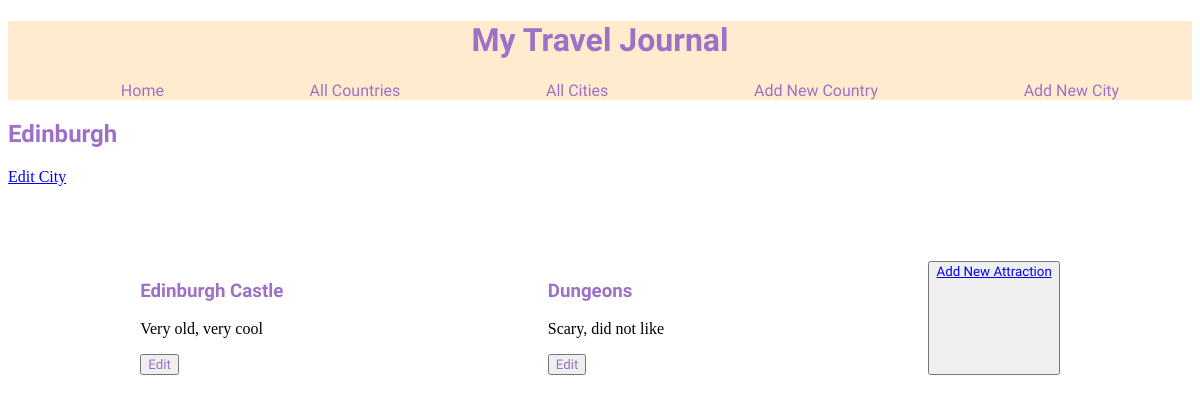
Before: /cities/2 with the older database file.
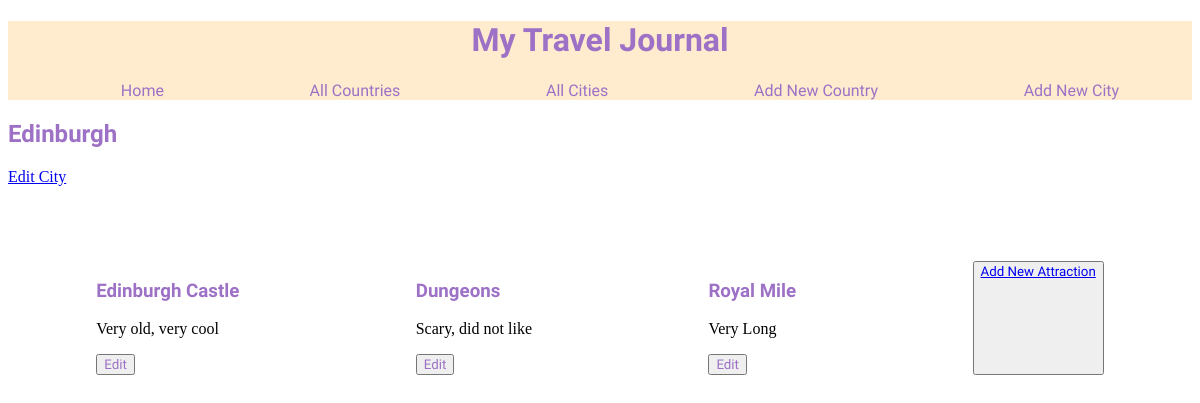
After: the same page with the newer database file.
### tables this page shows
CREATE TABLE sights (
    ID INTEGER PRIMARY KEY AUTOINCREMENT,
    name VARCHAR,
    comment TEXT,
    city_id INTEGER NOT NULL,
    country_id INTEGER NOT NULL,
        FOREIGN KEY (city_id)
            REFERENCES cities (id) ON DELETE CASCADE,
        FOREIGN KEY (country_id)
            REFERENCES countries(id) ON DELETE CASCADE
    
    
);

### controllers/cities_controller.py (the view)
@cities_blueprint.route("/cities/<id>", methods = ["GET"])
def show_city(id):
    cities = city_repository.select_all()
    city = city_repository.select(id)
    sights = city_repository.sights(city)
    return render_template("cities/show.html", cities = cities, city = city, all_sights= sights)

### db/run_sql.py (called while the page is built)
def get_db():
    path = os.path.dirname(os.path.abspath(__file__))
    db = os.path.join(path, "travel_manager.db")
    conn = sqlite3.connect(db)
    conn.execute("PRAGMA foreign_keys = 1")
    conn.row_factory = sqlite3.Row
    return conn

def run_sql(sql, values=[]):
    db = get_db()
    cursor =db.cursor()
    cursor.execute(sql, values)
    results = cursor.fetchall()
    db.commit()
    db.close()
    return results

### repositories/city_repository.py (called while the page is built)
def select_all():
    cities = []
    sql = "SELECT * FROM cities"
    results = run_sql(sql)
    for row in results:
        visited = True if row['visited'] == 1 else False
        country = country_repository.select(row['country_id'])
        city = City(row['name'], country, visited, row['id'])
        cities.append(city)
    return cities

def select(id):
    city = None
    sql = "SELECT * FROM cities WHERE id = ?"
    values =[id]
    results = run_sql(sql, values)[0]
    if results is not None:
        visited = True if results['visited'] == 1 else False
        country = country_repository.select(results['country_id']).name
        city = City (results['name'], country, visited, results ['id'])
    return city

### templates/cities/show.html
{% extends "base.html" %}
{% block content %}
<h2 class="headings">{{city.name}}</h2>
<p><a href="/cities/{{city.id}}/edit">Edit City</a></p>
<section class="flexme">
    {% for sight in all_sights %}
    <div>
        <h3 class = "headings">{{sight.name}}</h3>
        <p>{{sight.comment}}</p>
        <form action="/sights/{{sight.id}}/edit" method = "GET">
            <button>Edit</button>
        </form>
    </div>
    {% endfor %}
    <button><a href="/sights/new">Add New Attraction</a></button>
</section>
{% endblock %}

Changed rows visible on the page:
added sights: name "Royal Mile", comment "Very Long"
Other visible differences:
new list line: "Edit"
